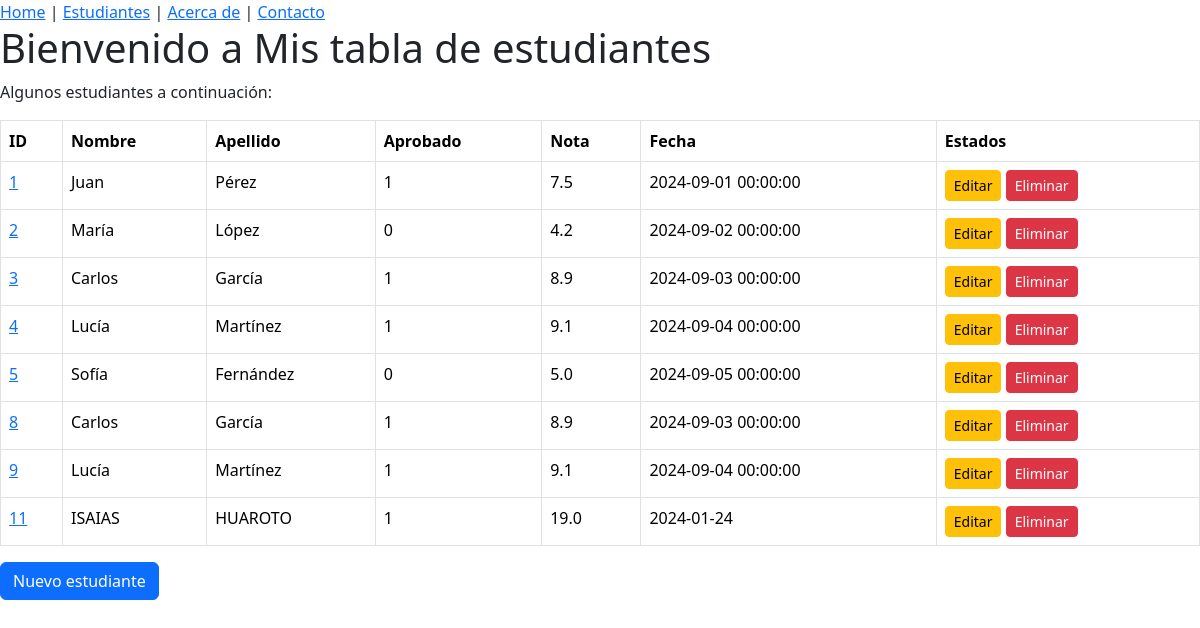
Screenshot of /estudiante with the database file from the repository.
### tables this page shows
CREATE TABLE alumnos (
    id INTEGER PRIMARY KEY AUTOINCREMENT,
    nombre TEXT NOT NULL,
    apellido TEXT NOT NULL,
    aprobado BOOLEAN NOT NULL,
    nota REAL NOT NULL,
    fecha TIMESTAMP NOT NULL
);

### app.py (the view)
@app.route('/estudiante', methods = ['GET'])
def get_all_estudiantes():
    conn = get_db_connection()
    estudiantes = conn.execute('SELECT * FROM alumnos').fetchall()
    conn.close()
    return render_template('estudiante/estudiantes.html', estudiantes = estudiantes)

### app.py (called while the page is built)
def get_db_connection():
    conn = sqlite3.connect("alumnos.db")
    conn.row_factory = sqlite3.Row
    return conn

### templates/estudiante/estudiantes.html (shortened to what this page needs)
{% extends 'base.html' %}
{% block content %}
<h1>Bienvenido a Mis tabla de estudiantes</h1>
<p>Algunos estudiantes a continuación:</p>
{% if estudiantes %}
    <table class="table table-bordered">
        <thead>
            <tr>
                <th>ID</th>
                <th>Nombre</th>
                <th>Apellido</th>
                <th>Aprobado</th>
                <th>Nota</th>
                <th>Fecha</th>
                <th>Estados</th>
            </tr>
        </thead>
        <tbody>
            {% for estudiante in estudiantes %}
                <tr>
                    <td><a href="{{ url_for('get_one_estudiante', estudiante_id=estudiante['id']) }}">{{estudiante['id']}}</a></td>
                    <td>{{estudiante['nombre'] }}</td>
                    <td>{{estudiante['apellido'] }}</td>
                    <td>{{estudiante['aprobado'] }}</td>
                    <td>{{estudiante['nota'] }}</td>
                    <td>{{estudiante['fecha'] }}</td>
                    <td>
                        <a href="{{ url_for('edit_one_estudiante', estudiante_id=estudiante['id']) }}" class="btn btn-warning btn-sm">Editar</a>
                        <form action="{{ url_for('delete_one_estudiante', estudiante_id=estudiante['id']) }}" method="post" style="display:inline;">
                            <button type="submit" class="btn btn-danger btn-sm" onclick="return confirm('¿Estás seguro de que deseas eliminar este estudiante?');">Eliminar</button>
                        </form>
                    </td>
                </tr>
            {% endfor %}
        </tbody>
    </table>
{% else %}
    <p>No hay nada en la tabla.</p>
{% endif %}
<a class="btn btn-primary" href="{{url_for('create_one_estudiante') }}">Nuevo estudiante</a>
{% endblock %}

### templates/base.html (shortened to what this page needs)
<!DOCTYPE html>
<html lang="es">
    <head>
        <link href="https://cdn.jsdelivr.net/npm/bootstrap@5.3.3/dist/css/bootstrap.min.css" rel="stylesheet">    </head>
    <body>
        {% include 'navbar.html' %}
        <div>
            {% block content %}
            {% endblock %}
        </div>
    </body>
</html>

### templates/navbar.html
<nav>
    <a href="/home">Home</a> |
    <a href="/estudiante">Estudiantes</a> |
    <a href="#">Acerca de</a> |
    <a href="#">Contacto</a>
</nav>

### rows the page displays
alumnos: id "1", nombre "Juan", apellido "Pérez", aprobado "1", nota "7.5", fecha "2024-09-01 00:00:00"
alumnos: id "2", nombre "María", apellido "López", aprobado "0", nota "4.2", fecha "2024-09-02 00:00:00"
alumnos: id "3", nombre "Carlos", apellido "García", aprobado "1", nota "8.9", fecha "2024-09-03 00:00:00"
alumnos: id "4", nombre "Lucía", apellido "Martínez", aprobado "1", nota "9.1", fecha "2024-09-04 00:00:00"
alumnos: id "5", nombre "Sofía", apellido "Fernández", aprobado "0", nota "5.0", fecha "2024-09-05 00:00:00"
alumnos: id "8", nombre "Carlos", apellido "García", aprobado "1", nota "8.9", fecha "2024-09-03 00:00:00"
alumnos: id "9", nombre "Lucía", apellido "Martínez", aprobado "1", nota "9.1", fecha "2024-09-04 00:00:00"
alumnos: id "11", nombre "ISAIAS", apellido "HUAROTO", aprobado "1", nota "19.0", fecha "2024-01-24"
